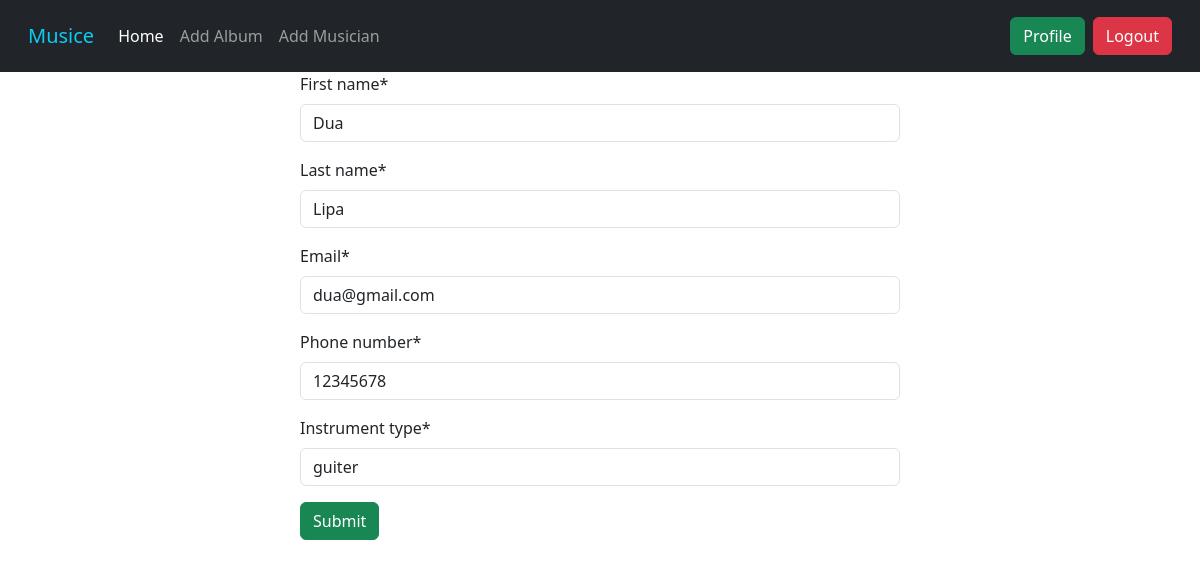
Screenshot of /edit_musicians/15 (signed in) with the database file from the repository.
### Musicians/models.py (models this page shows, shortened)
class MusicianModel(models.Model):
    First_name = models.CharField(max_length=50)
    Last_name = models.CharField(max_length=50)
    Email = models.EmailField()
    Phone_number = models.CharField(max_length=20)
    Instrument_type = models.CharField(max_length=30)

### Musicians/views.py (the view)
# urls.py: path('edit_musicians/<int:id>', edit_musician, name='edit_musicians'),
@login_required
def edit_musician(request, id):
    musician = MusicianModel.objects.get(pk=id)
    musician_form = MusicianForm(instance=musician)
    if request.method == 'POST':
        form = MusicianForm(request.POST, instance=musician)
        if form.is_valid():
            form.save()
            return redirect('home')
    return render(request, 'musician.html', {'form':musician_form})

### Musicians/forms.py
class MusicianForm(forms.ModelForm):
    class Meta:
        model = MusicianModel
        fields = '__all__'

### Musicians/templates/musician.html (shortened to what this page needs)
{% extends "base.html" %}
{% block content %}
  <form method="post" class="w-50 m-auto">
    {% load crispy_forms_tags %}
    {{form|crispy}}
    <button class="btn btn-success" type="submit">Submit</button>
  </form>
{% endblock content %}

### rows the page displays
MusicianModel: First_name "Dua", Last_name "Lipa", Email "dua@gmail.com", Phone_number "12345678", Instrument_type "guiter"
